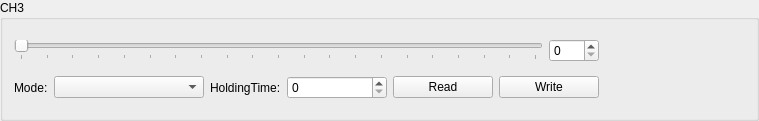
             <widget class="QGroupBox" name="groupBox_4">
              <property name="title">
               <string>CH3</string>
              </property>
              <layout class="QVBoxLayout" name="verticalLayout_13">
               <item>
                <layout class="QHBoxLayout" name="horizontalLayout_24">
                 <item>
                  <layout class="QVBoxLayout" name="verticalLayout_5">
                   <item>
                    <layout class="QHBoxLayout" name="horizontalLayout">
                     <item>
                      <widget class="QSlider" name="m_ch3Slider">
                       <property name="minimumSize">
                        <size>
                         <width>500</width>
                         <height>0</height>
                        </size>
                       </property>
                       <property name="maximum">
                        <number>100</number>
                       </property>
                       <property name="orientation">
                        <enum>Qt::Horizontal</enum>
                       </property>
                       <property name="tickPosition">
                        <enum>QSlider::TicksBelow</enum>
                       </property>
                       <property name="tickInterval">
                        <number>5</number>
                       </property>
                      </widget>
                     </item>
                     <item>
                      <widget class="QSpinBox" name="m_ch3SpinBox">
                       <property name="minimumSize">
                        <size>
                         <width>50</width>
                         <height>0</height>
                        </size>
                       </property>
                       <property name="maximumSize">
                        <size>
                         <width>50</width>
                         <height>16777215</height>
                        </size>
                       </property>
                       <property name="maximum">
                        <number>100</number>
                       </property>
                      </widget>
                     </item>
                    </layout>
                   </item>
                   <item>
                    <layout class="QHBoxLayout" name="horizontalLayout_20">
                     <item>
                      <layout class="QHBoxLayout" name="horizontalLayout_2">
                       <item>
                        <widget class="QLabel" name="m_ch3ModeLabel">
                         <property name="text">
                          <string>Mode:</string>
                         </property>
                        </widget>
                       </item>
                       <item>
                        <widget class="QComboBox" name="m_ch3Mode">
                         <property name="minimumSize">
                          <size>
                           <width>150</width>
                           <height>0</height>
                          </size>
                         </property>
                        </widget>
                       </item>
                      </layout>
                     </item>
                     <item>
                      <layout class="QHBoxLayout" name="horizontalLayout_3">
                       <item>
                        <widget class="QLabel" name="m_ch3PwmHoldingTimeLabel">
                         <property name="text">
                          <string>HoldingTime:</string>
                         </property>
                         <property name="scaledContents">
                          <bool>true</bool>
                         </property>
                        </widget>
                       </item>
                       <item>
                        <widget class="QSpinBox" name="m_ch3PwmHoldingTime">
                         <property name="minimumSize">
                          <size>
                           <width>100</width>
                           <height>0</height>
                          </size>
                         </property>
                         <property name="maximumSize">
                          <size>
                           <width>100</width>
                           <height>16777215</height>
                          </size>
                         </property>
                         <property name="suffix">
                          <string/>
                         </property>
                         <property name="maximum">
                          <number>255</number>
                         </property>
                        </widget>
                       </item>
                      </layout>
                     </item>
                     <item>
                      <layout class="QHBoxLayout" name="horizontalLayout_4">
                       <item>
                        <widget class="QPushButton" name="m_ch3ReadBtn">
                         <property name="minimumSize">
                          <size>
                           <width>100</width>
                           <height>0</height>
                          </size>
                         </property>
                         <property name="maximumSize">
                          <size>
                           <width>100</width>
                           <height>16777215</height>
                          </size>
                         </property>
                         <property name="text">
                          <string>Read</string>
                         </property>
                        </widget>
                       </item>
                       <item>
                        <widget class="QPushButton" name="m_ch3WriteBtn">
                         <property name="minimumSize">
                          <size>
                           <width>100</width>
                           <height>0</height>
                          </size>
                         </property>
                         <property name="maximumSize">
                          <size>
                           <width>100</width>
                           <height>16777215</height>
                          </size>
                         </property>
                         <property name="text">
                          <string>Write</string>
                         </property>
                        </widget>
                       </item>
                      </layout>
                     </item>
                    </layout>
                   </item>
                  </layout>
                 </item>
                 <item>
                  <spacer name="horizontalSpacer_4">
                   <property name="orientation">
                    <enum>Qt::Horizontal</enum>
                   </property>
                   <property name="sizeHint" stdset="0">
                    <size>
                     <width>40</width>
                     <height>20</height>
                    </size>
                   </property>
                  </spacer>
                 </item>
                 <item>
                  <layout class="QVBoxLayout" name="verticalLayout_9">
                   <item>
                    <spacer name="verticalSpacer_7">
                     <property name="orientation">
                      <enum>Qt::Vertical</enum>
                     </property>
                     <property name="sizeHint" stdset="0">
                      <size>
                       <width>20</width>
                       <height>18</height>
                      </size>
                     </property>
                    </spacer>
                   </item>
                   <item>
                    <widget class="switchButton" name="m_ch3Switch" native="true">
                     <property name="minimumSize">
                      <size>
                       <width>100</width>
                       <height>40</height>
                      </size>
                     </property>
                    </widget>
                   </item>
                   <item>
                    <spacer name="verticalSpacer_8">
                     <property name="orientation">
                      <enum>Qt::Vertical</enum>
                     </property>
                     <property name="sizeHint" stdset="0">
                      <size>
                       <width>20</width>
                       <height>18</height>
                      </size>
                     </property>
                    </spacer>
                   </item>
                  </layout>
                 </item>
                </layout>
               </item>
              </layout>
             </widget>
